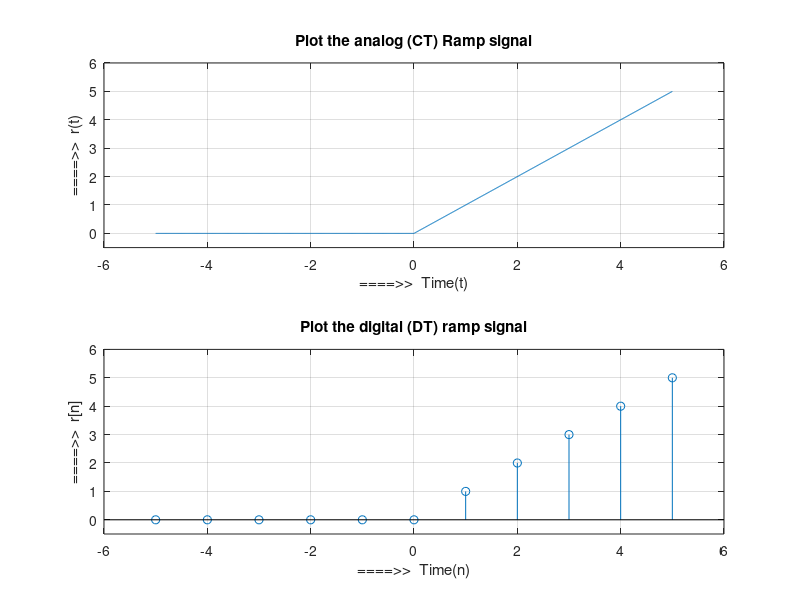

The MATLAB script that drew this image:
% Plot the unit Step CT and DT signal
t = -5:1/100:5;
y = t.*(t>=0);
subplot(2,1,1);
plot(t, y);
xlabel('====>>  Time(t)');
ylabel('====>>  r(t)');
title('Plot the analog (CT) Ramp signal')
axis([-6 6 -0.5 6])
grid on


n = -5:1:5;
y = n.*(n>=0);
subplot(2,1,2);
stem(n, y);
xlabel('====>>  Time(n)');
ylabel('====>>  r[n]');
title('Plot the digital (DT) ramp signal')
axis([-6 6 -0.5 6])
grid on